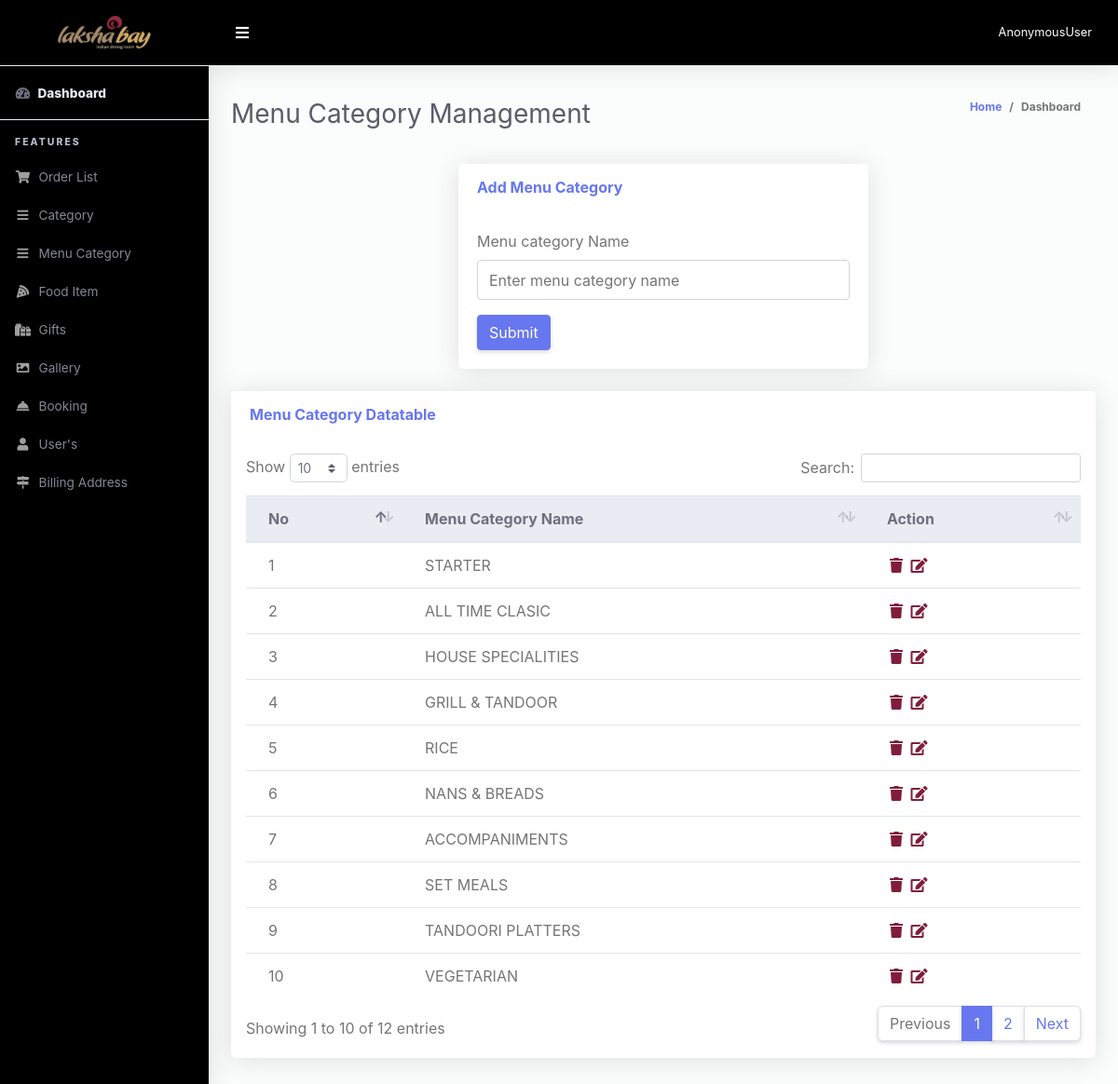
The app's page /superadmin/menu-category/ with its own data.
### App_Lakshabay/models.py (models this page shows)
class menu_category(models.Model):
    menu_cat_id = models.AutoField(primary_key=True)
    menu_cat_name = models.CharField(max_length=120, blank=False)
    file=models.FileField(upload_to="Menuicon/",default="bell-pepper-capsicum.svg")
    def __str__(self):
        return self.menu_cat_name
    class Meta:
        verbose_name = _("Menu Category")
        verbose_name_plural = _("Menu Categories")

### App_Superadmin/views.py (the view, shortened to what this page needs)
# urls.py: path('menu-category/', views.MunuCategoryView, name="menu-category"),
def MunuCategoryView(request):
    cat = menu_category.objects.all()
    context = {
        'catego': cat,
    }
    return render(request, 'App_Superadmin/menucategories.html', context)

### templates/App_Superadmin/menucategories.html (shortened to what this page needs)
{% extends 'App_Superadmin/base.html' %}
{% load static %}
{% block content %}
 <div class="container-fluid" id="container-wrapper">
          <div class="d-sm-flex align-items-center justify-content-between mb-4">
            <h1 class="h3 mb-0 text-gray-800">Menu Category Management</h1>
            <ol class="breadcrumb">
              <li class="breadcrumb-item"><a href="{% url 'App_Lakshabay:index' %}">Home</a></li>
              <li class="breadcrumb-item active" aria-current="page">Dashboard</li>
            </ol>
          </div>
            <div class="col-lg-6 m-0 m-auto">
              <div class="card mb-4">
                <div class="card-header py-3 d-flex flex-row align-items-center justify-content-between">
                  <h6 class="m-0 font-weight-bold text-primary">Add Menu Category</h6>
                </div>
                <div class="card-body">
                  <form method="post" action="{% url 'App_Superadmin:menu-category' %}">{% csrf_token %}
                      <div class="form-group">
                          <label for="exampleInputEmail1">Menu category Name</label>
                          <input type="text" class="form-control" name="cat_name" placeholder="Enter menu category name" required>
                    </div>
                    <button type="submit" class="btn btn-primary">Submit</button>
                  </form>
                </div>
              </div>
            </div>
          <div class="row mb-3">
          <div class="col-lg-12">
              <div class="card mb-4">
                <div class="card-header py-3 d-flex flex-row align-items-center justify-content-between">
                  <h6 class="m-0 font-weight-bold text-primary">Menu Category Datatable</h6>
                </div>
                <div class="table-responsive p-3">
                  <table class="table align-items-center table-flush table-hover" id="dataTableHover">
                    <thead class="thead-light">
                      <tr>
                        <th>No</th>
                        <th>Menu Category Name</th>
                        <th>Action</th>
                      </tr>
                    </thead>
                    <tbody>
                    {% for c in catego %}
                      <tr>
                        <td>{{ forloop.counter }}</td>
                        <td>{{ c }}</td>
                        <td>
                            <a href="{% url 'App_Superadmin:menu_category_delete' c.menu_cat_id %}"  onclick="return confirm('Are you sure you want to delete this item?');">
                                <i class="fas fa-fw fa-trash" style="color: #801d3b;"></i>
                            </a>
                            <a href="{% url  'App_Superadmin:menu_category_update' c.menu_cat_id%}"><i class="fas fa-fw fa-edit" style="color: #801d3b;"></i></a>
                        </td>
                      </tr>
                     {% endfor %}
                    </tbody>
                  </table>
                </div>
              </div>
            </div>
          </div>
        </div>
{% endblock %}

### records on screen
menu_category: menu_cat_name "STARTER"
menu_category: menu_cat_name "ALL TIME CLASIC"
menu_category: menu_cat_name "HOUSE SPECIALITIES"
menu_category: menu_cat_name "GRILL & TANDOOR"
menu_category: menu_cat_name "RICE"
menu_category: menu_cat_name "NANS & BREADS"
menu_category: menu_cat_name "ACCOMPANIMENTS"
menu_category: menu_cat_name "SET MEALS"
menu_category: menu_cat_name "TANDOORI PLATTERS"
menu_category: menu_cat_name "VEGETARIAN"

### other values on screen
{{ request.user }} "AnonymousUser"
